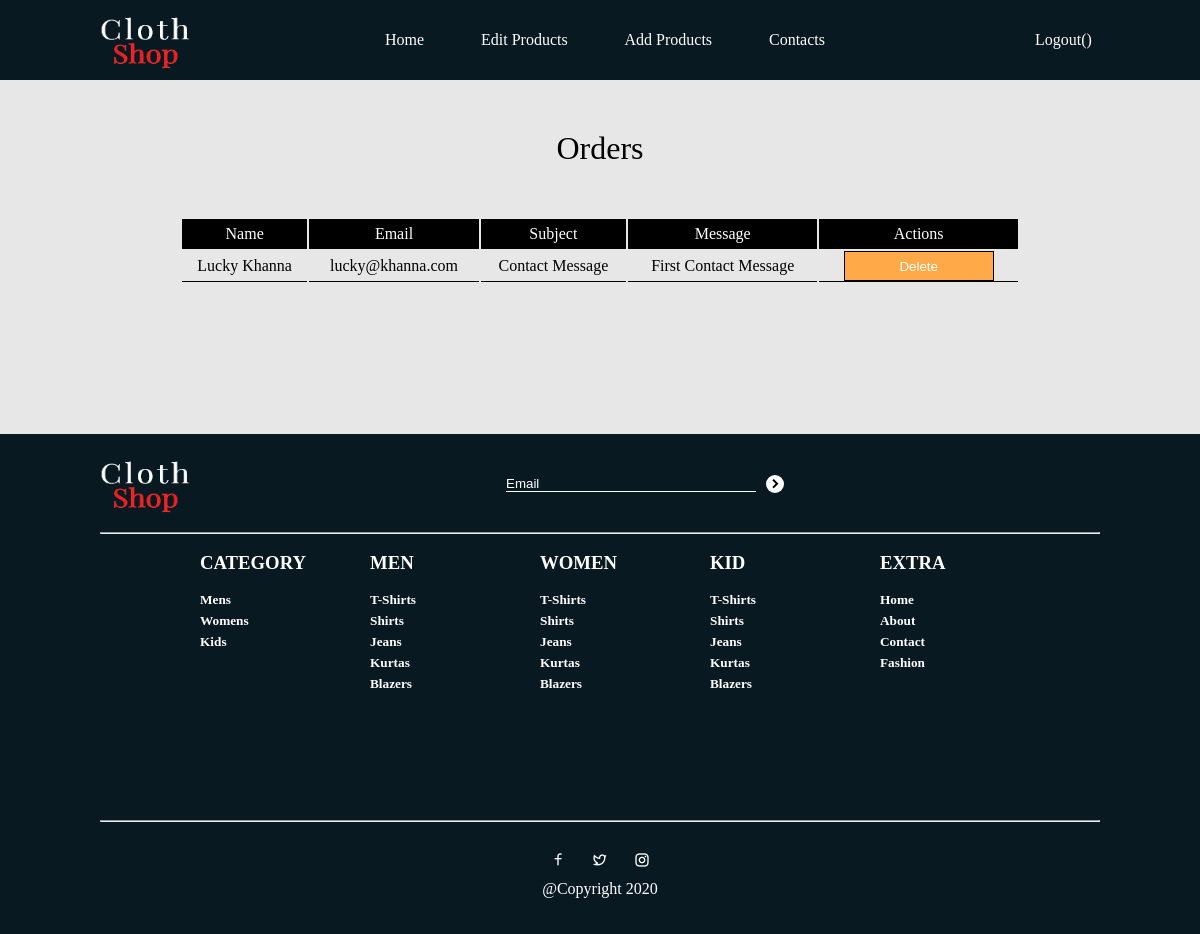
The app's page /management/contactUs/ with its own data.
### customer/models.py (models this page shows, shortened)
class ContactUs(models.Model):
    user = models.ForeignKey(User,on_delete=models.CASCADE,blank=True,null=True)
    name = models.CharField(max_length=200,null=True,blank=True)
    email = models.CharField(max_length=50,null=True,blank=True)
    subject = models.CharField(max_length=100,null=True,blank=True)
    message = models.TextField(null=True,blank=True)

### management/views.py (the view)
# urls.py: path('contactUs/',ContactMsg,name='contactus'),
def ContactMsg(request):
    contactmsg = ContactUs.objects.all()
    d = {'contactmsg':contactmsg}
    if 'delete' in request.POST:
        ContactUs.objects.get(id = request.POST['delete']).delete()
    return render(request,'contactUs.html',d)

### templates/contactUs.html (shortened to what this page needs)
{% extends "base2.html" %}
{% block body %}
{% load static %}
<div id="shoppingCartHome">
    <h1>Orders</h1>
    <table>
        <tr>
            <th>Name</th>
            <th>Email</th>
            <th>Subject</th>
            <th>Message</th>
            <th>Actions</th>
        </tr>
        {% for i in contactmsg %}
        <tr>
            <td>{{ i.name }}</td>
            <td>{{ i.email }}</td>
            <td>{{ i.subject }}</td>
            <td>{{ i.message }}</td>
            <td>
                <form action="" method="post">
                    <button type="submit" value="{{ i.id }}" name="delete"  id="AdminOrderMaintain" >Delete</button>
                </form>
            </td>
        </tr>
        {% endfor %}
    </table>
</div>
{% endblock body %}

### static/style.css (style rules this page uses)
* { padding: 0%; margin: 0%; text-decoration: none; box-sizing: border-box; outline: none; }
html,body { height: 100%; width: 100%; background-color: rgb(231, 231, 231); }
#shoppingCartHome { display: flex; flex-direction: column; align-items: center; justify-content: space-between; padding: 50px 0; }
#shoppingCartHome h1 { font-family: Montserrat; font-weight: 400; margin-bottom: 50px; }
#shoppingCartHome table { width: 70%; text-align: center; }
#shoppingCartHome table th { color: #fff; background-color: black; height: 30px; font-weight: 400; }
#shoppingCartHome table td { border-bottom: 1px solid black ; }

### templates/contactUs.html (style rules this page uses)
#AdminOrderMaintain { height: 30px; width: 150px; text-align: center; border: 1px solid black; cursor: pointer; color: white; background-color: #Ffa948; }

### records on screen
ContactUs: name "Lucky Khanna", email "lucky@khanna.com", subject "Contact Message", message "First Contact Message", {{ i.id }} 2 (drawn)
